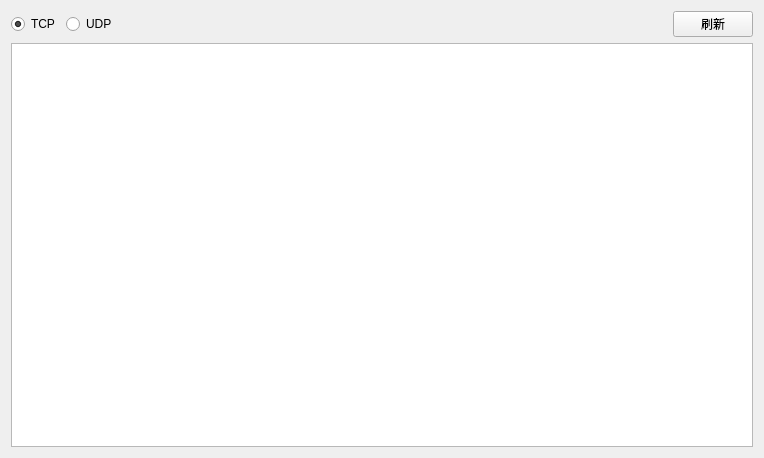
<?xml version="1.0" encoding="UTF-8"?>
<ui version="4.0">
 <class>PortInfoView</class>
 <widget class="QWidget" name="PortInfoView">
  <property name="geometry">
   <rect>
    <x>0</x>
    <y>0</y>
    <width>764</width>
    <height>458</height>
   </rect>
  </property>
  <property name="windowTitle">
   <string>Form</string>
  </property>
  <layout class="QVBoxLayout" name="verticalLayout">
   <item>
    <layout class="QHBoxLayout" name="horizontalLayout">
     <item>
      <widget class="QRadioButton" name="rdbtn_tcp">
       <property name="text">
        <string>TCP</string>
       </property>
       <property name="checked">
        <bool>true</bool>
       </property>
      </widget>
     </item>
     <item>
      <widget class="QRadioButton" name="rdbtn_udp">
       <property name="text">
        <string>UDP</string>
       </property>
      </widget>
     </item>
     <item>
      <spacer name="horizontalSpacer">
       <property name="orientation">
        <enum>Qt::Horizontal</enum>
       </property>
       <property name="sizeHint" stdset="0">
        <size>
         <width>40</width>
         <height>20</height>
        </size>
       </property>
      </spacer>
     </item>
     <item>
      <widget class="QPushButton" name="pbtn_refresh">
       <property name="text">
        <string>刷新</string>
       </property>
      </widget>
     </item>
    </layout>
   </item>
   <item>
    <widget class="QTableView" name="tableView"/>
   </item>
  </layout>
 </widget>
 <resources/>
 <connections/>
</ui>
